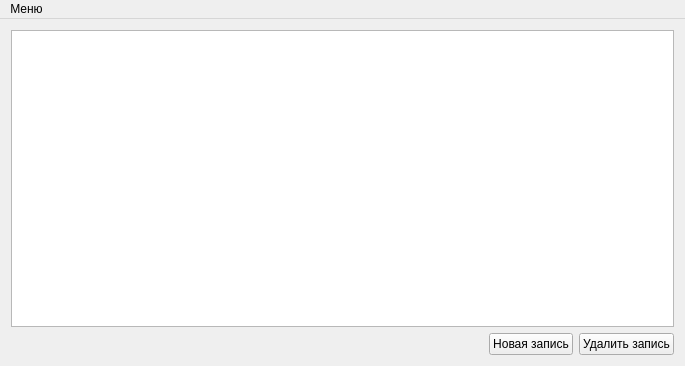
<?xml version="1.0" encoding="UTF-8"?>
<ui version="4.0">
 <class>MainWindow</class>
 <widget class="QMainWindow" name="MainWindow">
  <property name="geometry">
   <rect>
    <x>0</x>
    <y>0</y>
    <width>685</width>
    <height>366</height>
   </rect>
  </property>
  <property name="windowTitle">
   <string>MainWindow</string>
  </property>
  <widget class="QWidget" name="centralWidget">
   <layout class="QVBoxLayout" name="verticalLayout">
    <item>
     <widget class="QTableView" name="tableView"/>
    </item>
    <item>
     <layout class="QHBoxLayout" name="horizontalLayout">
      <item>
       <spacer name="horizontalSpacer">
        <property name="orientation">
         <enum>Qt::Horizontal</enum>
        </property>
        <property name="sizeHint" stdset="0">
         <size>
          <width>40</width>
          <height>20</height>
         </size>
        </property>
       </spacer>
      </item>
      <item>
       <widget class="QPushButton" name="buttonNew">
        <property name="text">
         <string>Новая запись</string>
        </property>
       </widget>
      </item>
      <item>
       <widget class="QPushButton" name="buttonDelete">
        <property name="text">
         <string>Удалить запись</string>
        </property>
       </widget>
      </item>
     </layout>
    </item>
   </layout>
  </widget>
  <widget class="QMenuBar" name="menuBar">
   <property name="geometry">
    <rect>
     <x>0</x>
     <y>0</y>
     <width>685</width>
     <height>21</height>
    </rect>
   </property>
   <widget class="QMenu" name="menu">
    <property name="title">
     <string>Меню</string>
    </property>
    <addaction name="action"/>
    <addaction name="action_2"/>
    <addaction name="separator"/>
    <addaction name="action_4"/>
   </widget>
   <addaction name="menu"/>
  </widget>
  <action name="action">
   <property name="text">
    <string>Новое соединение</string>
   </property>
  </action>
  <action name="action_2">
   <property name="text">
    <string>Разорвать соединение</string>
   </property>
  </action>
  <action name="action_4">
   <property name="text">
    <string>Выход</string>
   </property>
  </action>
 </widget>
 <layoutdefault spacing="6" margin="11"/>
 <resources/>
 <connections/>
</ui>
